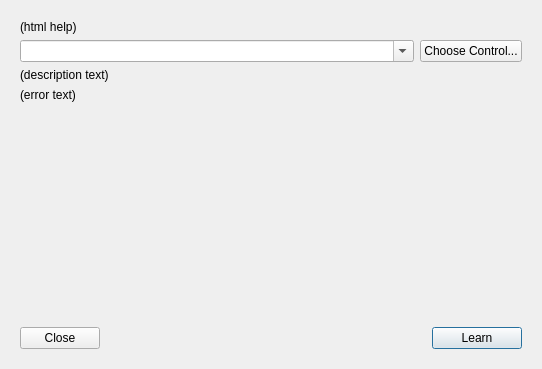
<?xml version="1.0" encoding="UTF-8"?>
<ui version="4.0">
 <class>DlgControllerLearning</class>
 <widget class="QDialog" name="DlgControllerLearning">
  <property name="geometry">
   <rect>
    <x>0</x>
    <y>0</y>
    <width>542</width>
    <height>369</height>
   </rect>
  </property>
  <property name="sizePolicy">
   <sizepolicy hsizetype="Preferred" vsizetype="Preferred">
    <horstretch>0</horstretch>
    <verstretch>0</verstretch>
   </sizepolicy>
  </property>
  <property name="minimumSize">
   <size>
    <width>0</width>
    <height>300</height>
   </size>
  </property>
  <property name="maximumSize">
   <size>
    <width>16777215</width>
    <height>16777215</height>
   </size>
  </property>
  <property name="windowTitle">
   <string>Controller Learning Wizard</string>
  </property>
  <layout class="QGridLayout" name="gridLayout">
   <item row="0" column="0">
    <widget class="QStackedWidget" name="stackedWidget">
     <property name="currentIndex">
      <number>0</number>
     </property>
     <widget class="QWidget" name="page1Choose">
      <property name="sizePolicy">
       <sizepolicy hsizetype="Preferred" vsizetype="Preferred">
        <horstretch>0</horstretch>
        <verstretch>0</verstretch>
       </sizepolicy>
      </property>
      <layout class="QGridLayout" name="gridLayout_5">
       <item row="6" column="0" colspan="3">
        <spacer name="verticalSpacer_2">
         <property name="orientation">
          <enum>Qt::Vertical</enum>
         </property>
         <property name="sizeHint" stdset="0">
          <size>
           <width>20</width>
           <height>40</height>
          </size>
         </property>
        </spacer>
       </item>
       <item row="12" column="2">
        <widget class="QPushButton" name="pushButtonStartLearn">
         <property name="minimumSize">
          <size>
           <width>90</width>
           <height>0</height>
          </size>
         </property>
         <property name="text">
          <string>Learn</string>
         </property>
         <property name="default">
          <bool>true</bool>
         </property>
        </widget>
       </item>
       <item row="12" column="0">
        <widget class="QPushButton" name="pushButtonClose">
         <property name="text">
          <string>Close</string>
         </property>
        </widget>
       </item>
       <item row="12" column="1">
        <spacer name="horizontalSpacer">
         <property name="orientation">
          <enum>Qt::Horizontal</enum>
         </property>
         <property name="sizeHint" stdset="0">
          <size>
           <width>40</width>
           <height>20</height>
          </size>
         </property>
        </spacer>
       </item>
       <item row="3" column="0" colspan="3">
        <layout class="QHBoxLayout" name="horizontalLayout_2" stretch="3,0">
         <item>
          <widget class="QComboBox" name="comboBoxChosenControl">
           <property name="accessibleName">
            <string>Control to learn</string>
           </property>
           <property name="sizePolicy">
            <sizepolicy hsizetype="MinimumExpanding" vsizetype="Fixed">
             <horstretch>0</horstretch>
             <verstretch>0</verstretch>
            </sizepolicy>
           </property>
           <property name="editable">
            <bool>true</bool>
           </property>
           <property name="insertPolicy">
            <enum>QComboBox::NoInsert</enum>
           </property>
          </widget>
         </item>
         <item>
          <widget class="QPushButton" name="pushButtonChooseControl">
           <property name="mouseTracking">
            <bool>false</bool>
           </property>
           <property name="text">
            <string>Choose Control...</string>
           </property>
          </widget>
         </item>
        </layout>
       </item>
       <item row="0" column="0" rowspan="2" colspan="3">
        <widget class="QLabel" name="labelMappingHelp">
         <property name="sizePolicy">
          <sizepolicy hsizetype="Preferred" vsizetype="Preferred">
           <horstretch>0</horstretch>
           <verstretch>0</verstretch>
          </sizepolicy>
         </property>
         <property name="text">
          <string notr="true">(html help)</string>
         </property>
         <property name="wordWrap">
          <bool>true</bool>
         </property>
        </widget>
       </item>
       <item row="5" column="0" colspan="3">
        <widget class="QLabel" name="labelErrorText">
         <property name="text">
          <string notr="true">(error text)</string>
         </property>
        </widget>
       </item>
       <item row="4" column="0" colspan="3">
        <widget class="QLabel" name="labelDescription">
         <property name="text">
          <string notr="true">(description text)</string>
         </property>
        </widget>
       </item>
      </layout>
     </widget>
     <widget class="QWidget" name="page2Learn">
      <property name="sizePolicy">
       <sizepolicy hsizetype="Preferred" vsizetype="Preferred">
        <horstretch>0</horstretch>
        <verstretch>0</verstretch>
       </sizepolicy>
      </property>
      <layout class="QVBoxLayout" name="verticalLayout_2" stretch="0,0,2,3,4,5,0">
       <property name="spacing">
        <number>6</number>
       </property>
       <item>
        <widget class="QLabel" name="controlToMapMessage">
         <property name="sizePolicy">
          <sizepolicy hsizetype="Preferred" vsizetype="Preferred">
           <horstretch>0</horstretch>
           <verstretch>0</verstretch>
          </sizepolicy>
         </property>
         <property name="toolTip">
          <string notr="true"/>
         </property>
         <property name="text">
          <string notr="true">(control ready to map message goes here)</string>
         </property>
         <property name="wordWrap">
          <bool>true</bool>
         </property>
        </widget>
       </item>
       <item>
        <widget class="QLabel" name="label">
         <property name="text">
          <string>Hints: If you're mapping a button or switch, only press or flip it once.  For knobs and sliders, move the control in both directions for best results. Make sure to touch one control at a time.</string>
         </property>
         <property name="wordWrap">
          <bool>true</bool>
         </property>
        </widget>
       </item>
       <item>
        <widget class="QProgressBar" name="progressBarWiggleFeedback">
         <property name="maximum">
          <number>10</number>
         </property>
         <property name="value">
          <number>0</number>
         </property>
         <property name="format">
          <string/>
         </property>
        </widget>
       </item>
       <item>
        <widget class="QPushButton" name="pushButtonFakeControl2">
         <property name="text">
          <string notr="true">Debug Fake Pushbutton Control2</string>
         </property>
        </widget>
       </item>
       <item>
        <widget class="QPushButton" name="pushButtonFakeControl">
         <property name="text">
          <string notr="true">Debug Fake Pushbutton Control</string>
         </property>
        </widget>
       </item>
       <item>
        <spacer name="verticalSpacer">
         <property name="orientation">
          <enum>Qt::Vertical</enum>
         </property>
         <property name="sizeHint" stdset="0">
          <size>
           <width>20</width>
           <height>40</height>
          </size>
         </property>
        </spacer>
       </item>
       <item>
        <layout class="QHBoxLayout" name="horizontalLayout3">
         <property name="spacing">
          <number>10</number>
         </property>
         <item>
          <widget class="QPushButton" name="pushButtonCancelLearn">
           <property name="text">
            <string>Cancel</string>
           </property>
          </widget>
         </item>
         <item>
          <spacer name="horizontalSpacer_3">
           <property name="orientation">
            <enum>Qt::Horizontal</enum>
           </property>
           <property name="sizeHint" stdset="0">
            <size>
             <width>40</width>
             <height>20</height>
            </size>
           </property>
          </spacer>
         </item>
        </layout>
       </item>
      </layout>
     </widget>
     <widget class="QWidget" name="page3Confirm">
      <property name="sizePolicy">
       <sizepolicy hsizetype="Preferred" vsizetype="Preferred">
        <horstretch>0</horstretch>
        <verstretch>0</verstretch>
       </sizepolicy>
      </property>
      <layout class="QVBoxLayout" name="verticalLayout">
       <item>
        <widget class="QLabel" name="labelMappedTo">
         <property name="sizePolicy">
          <sizepolicy hsizetype="Preferred" vsizetype="Preferred">
           <horstretch>0</horstretch>
           <verstretch>0</verstretch>
          </sizepolicy>
         </property>
         <property name="toolTip">
          <string notr="true"/>
         </property>
         <property name="text">
          <string notr="true">(successfully mapped to message goes here)</string>
         </property>
         <property name="wordWrap">
          <bool>true</bool>
         </property>
        </widget>
       </item>
       <item>
        <widget class="QLabel" name="labelNextHelp">
         <property name="sizePolicy">
          <sizepolicy hsizetype="Preferred" vsizetype="MinimumExpanding">
           <horstretch>0</horstretch>
           <verstretch>0</verstretch>
          </sizepolicy>
         </property>
         <property name="text">
          <string notr="true">(html text)</string>
         </property>
         <property name="wordWrap">
          <bool>true</bool>
         </property>
        </widget>
       </item>
       <item>
        <widget class="QGroupBox" name="midiOptions">
         <property name="sizePolicy">
          <sizepolicy hsizetype="Preferred" vsizetype="Preferred">
           <horstretch>0</horstretch>
           <verstretch>0</verstretch>
          </sizepolicy>
         </property>
         <property name="title">
          <string>Advanced MIDI Options</string>
         </property>
         <layout class="QGridLayout" name="gridLayout_2">
          <item row="1" column="1">
           <widget class="QCheckBox" name="midiOptionSwitchMode">
            <property name="toolTip">
             <string>Switch mode interprets all messages for the control as button presses.</string>
            </property>
            <property name="text">
             <string>Switch Mode</string>
            </property>
           </widget>
          </item>
          <item row="1" column="0">
           <widget class="QCheckBox" name="midiOptionSoftTakeover">
            <property name="toolTip">
             <string>Ignores slider or knob movements until they are close to the internal value. This helps prevent unwanted extreme changes while mixing but can accidentally ignore intentional rapid movements.</string>
            </property>
            <property name="text">
             <string>Soft Takeover</string>
            </property>
           </widget>
          </item>
          <item row="2" column="0">
           <widget class="QCheckBox" name="midiOptionInvert">
            <property name="toolTip">
             <string>Reverses the direction of the control.</string>
            </property>
            <property name="text">
             <string>Invert</string>
            </property>
           </widget>
          </item>
          <item row="2" column="1">
           <widget class="QCheckBox" name="midiOptionSelectKnob">
            <property name="toolTip">
             <string>For jog wheels or infinite-scroll knobs. Interprets incoming messages in two's complement.</string>
            </property>
            <property name="text">
             <string>Jog Wheel / Select Knob</string>
            </property>
           </widget>
          </item>
         </layout>
        </widget>
       </item>
       <item>
        <spacer name="verticalSpacer_3">
         <property name="orientation">
          <enum>Qt::Vertical</enum>
         </property>
         <property name="sizeHint" stdset="0">
          <size>
           <width>20</width>
           <height>40</height>
          </size>
         </property>
        </spacer>
       </item>
       <item>
        <layout class="QHBoxLayout" name="horizontalLayout">
         <property name="spacing">
          <number>10</number>
         </property>
         <item>
          <widget class="QPushButton" name="pushButtonRetry">
           <property name="text">
            <string>Retry</string>
           </property>
          </widget>
         </item>
         <item>
          <spacer name="horizontalSpacer_2">
           <property name="orientation">
            <enum>Qt::Horizontal</enum>
           </property>
           <property name="sizeHint" stdset="0">
            <size>
             <width>40</width>
             <height>20</height>
            </size>
           </property>
          </spacer>
         </item>
         <item>
          <widget class="QPushButton" name="pushButtonLearnAnother">
           <property name="text">
            <string>Learn Another</string>
           </property>
          </widget>
         </item>
         <item>
          <widget class="QPushButton" name="pushButtonClose_2">
           <property name="text">
            <string>Done</string>
           </property>
          </widget>
         </item>
        </layout>
       </item>
      </layout>
     </widget>
    </widget>
   </item>
  </layout>
 </widget>
 <resources/>
 <connections/>
</ui>
